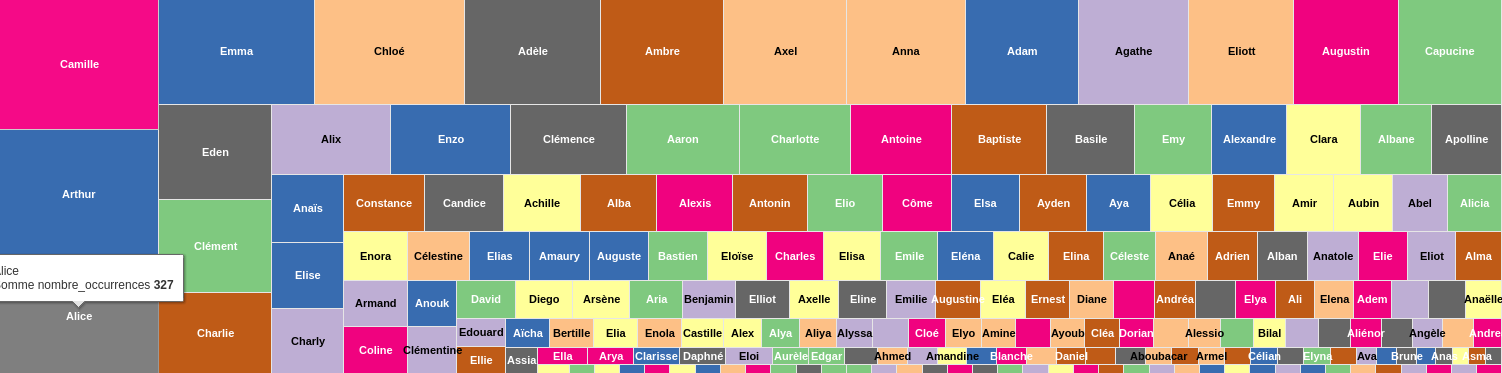
#> input picture dataviz/screen1.png, 1502 x 373 px
$ jupyter execute DViz-Entropie.ipynb
#> lines starting #> are read from the running program, lines starting #| are printed output that depends on the picture; long printed decimals are rounded
[cell 1]
from PIL import Image
import matplotlib.pyplot as plt

image_files = ["screen1.png", "screen2.png", "screen3.png","screen5.png"]
for file_name in image_files:
    img = Image.open(file_name)
#> img is the input picture: PIL image 1502x373 RGBA; mean R, G, B, A 169.1, 139.2, 136.4, 255
    img_gray = img.convert('L')
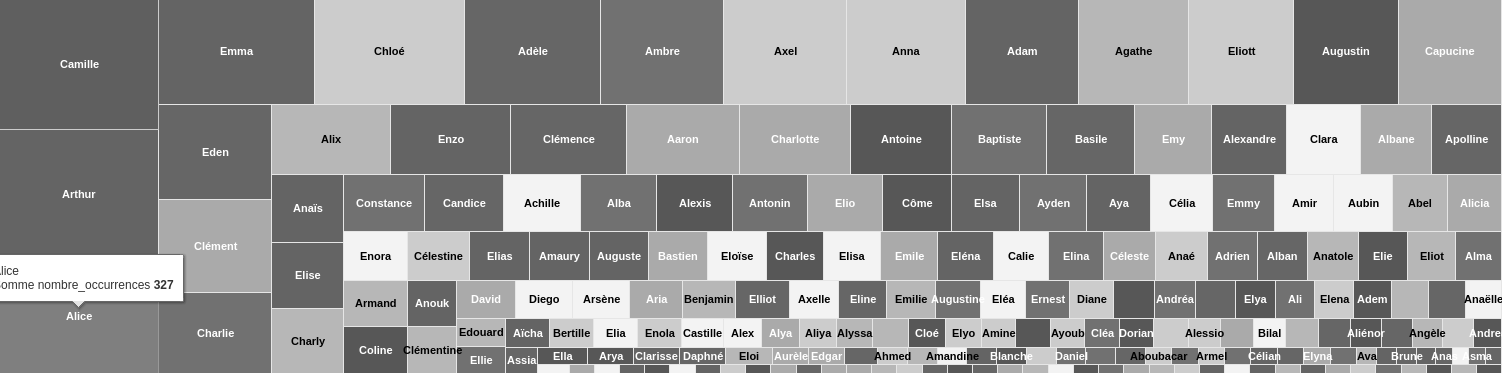
#> img_gray: PIL image 1502x373 L; min 0, max 255, mean 147.7
    plt.imshow(img_gray, cmap='gray')
    plt.axis('off')
    plt.show()
    img.close()
#> pass 2 of the loop `for file_name in image_files:`:
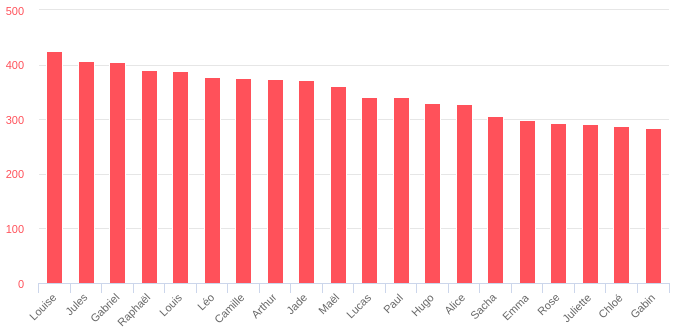
#> input picture dataviz/screen2.png, 677 x 332 px
#> img is the input picture: PIL image 677x332 RGBA; mean R, G, B, A 253.6, 209.5, 211.9, 255
#> `img_gray = img.convert('L')`:
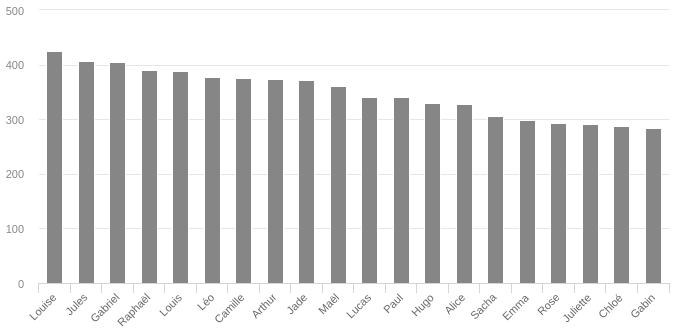
#> img_gray: PIL image 677x332 L; min 103, max 255, mean 222.9
#> pass 3 of the loop `for file_name in image_files:`:
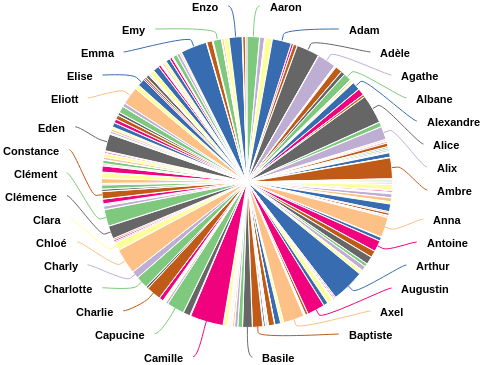
#> input picture dataviz/screen3.png, 487 x 365 px
#> img is the input picture: PIL image 487x365 RGBA; mean R, G, B, A 224.4, 216.3, 216.2, 255
#> `img_gray = img.convert('L')`:
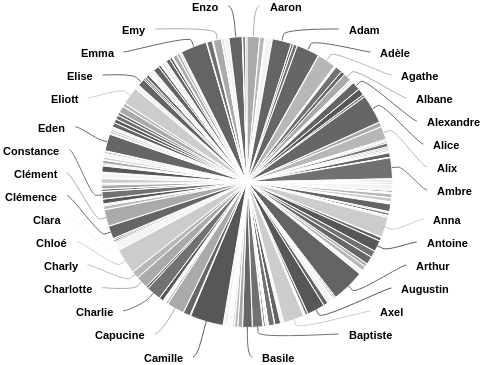
#> img_gray: PIL image 487x365 L; min 0, max 255, mean 218.7
#> the loop made 4 passes; the first 3 are shown

[cell 2]
from PIL import Image
import numpy as np
import matplotlib.pyplot as plt

# Fonction pour calculer l'entropie
def calculate_entropy(image):
    histogram = image.histogram()
    histogram = np.array(histogram)
    total_pixels = np.sum(histogram)
    probability_distribution = histogram / total_pixels

    # Ignorer les valeurs nulles dans le calcul de l'entropie
    non_zero_probabilities = probability_distribution[probability_distribution > 0]
    entropy = -np.sum(non_zero_probabilities * np.log2(non_zero_probabilities))

    return entropy, histogram

# Liste des noms de fichiers d'images en niveaux de gris
image_files = ["screen1.png", "screen2.png", "screen3.png", "screen5.png"]
#> image_files = ['screen1.png', 'screen2.png', 'screen3.png', 'screen5.png']

# Boucle pour parcourir les images
for file_name in image_files:
    img_gray = Image.open(file_name).convert('L')
    entropy, histogram = calculate_entropy(img_gray)
#> in calculate_entropy, `histogram = image.histogram()`: histogram = 256 values, max 91566 at index 100, min 5 at index 36, mean 2188.5
#> in calculate_entropy, `total_pixels = np.sum(histogram)`: total_pixels = 560246
#> in calculate_entropy, `probability_distribution = histogram / total_pixels`: probability_distribution = 256 values, max 0.163 at index 100, min 8.92e-06 at index 36, mean 0.00391
#> in calculate_entropy, `non_zero_probabilities = probability_distribution[probability_distribu..`: non_zero_probabilities has the same summary as probability_distribution
#> in calculate_entropy, `entropy = -np.sum(non_zero_probabilities * np.log2(non_zero_probabilit..`: entropy = 3.76
#> entropy = 3.76

    print(f"L'entropie de l'image {file_name} est : {entropy} bits par pixel")
#| L'entropie de l'image screen1.png est : 3.763 bits par pixel

    # Afficher l'histogramme
    plt.figure()
    plt.bar(range(256), histogram, width=1.0, color='gray')
    plt.title("Histogramme de l'image en niveaux de gris")
    plt.xlabel("Niveau de gris")
    plt.ylabel("Fréquence")

    # Afficher l'image en noir et blanc
    plt.figure()
    plt.imshow(img_gray, cmap='gray')
    plt.title("Image en noir et blanc")

    img_gray.close()
#> pass 2 of the loop `for file_name in image_files:`:
#> `entropy, histogram = calculate_entropy(img_gray)`: entropy = 1.16; histogram = 256 values, max 161062 at index 255, min 0 at index 0, mean 878
#| L'entropie de l'image screen2.png est : 1.159 bits par pixel
#> pass 3 of the loop `for file_name in image_files:`:
#> `entropy, histogram = calculate_entropy(img_gray)`: entropy = 3.42; histogram = 256 values, max 102434 at index 255, min 1 at index 73, mean 694.4
#| L'entropie de l'image screen3.png est : 3.422 bits par pixel
#> the loop made 4 passes; the first 3 are shown

plt.show()
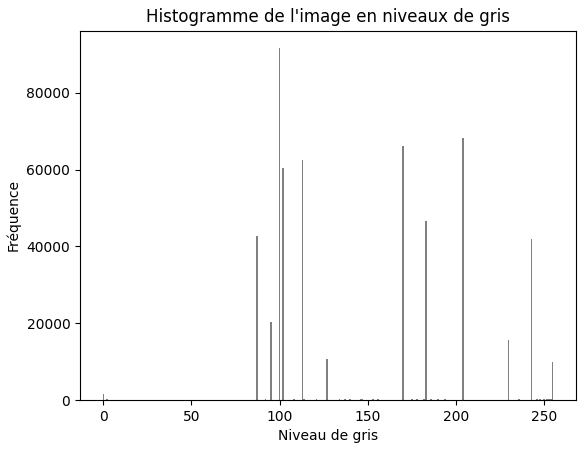
#> figure drawn by matplotlib, 1 panel; tallest bar 91566 high, from x = 99.5 to 100.5
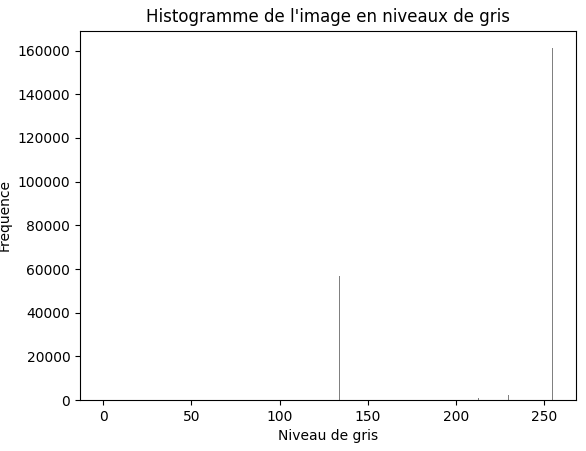
#> figure drawn by matplotlib, 1 panel; tallest bar 161062 high, from x = 254.5 to 255.5
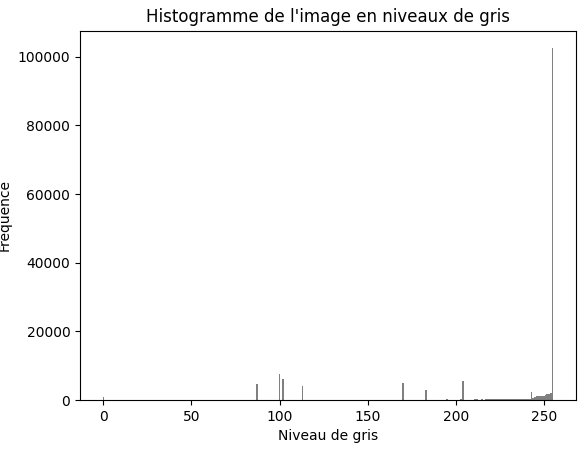
#> figure drawn by matplotlib, 1 panel; tallest bar 102434 high, from x = 254.5 to 255.5
#> figure, not shown here; tallest bar 476121 high, from x = 254.5 to 255.5
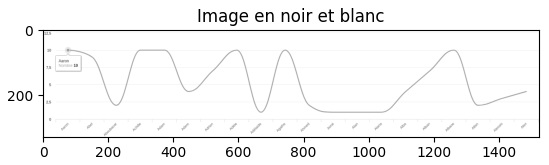
#> figure drawn by matplotlib, 1 panel
